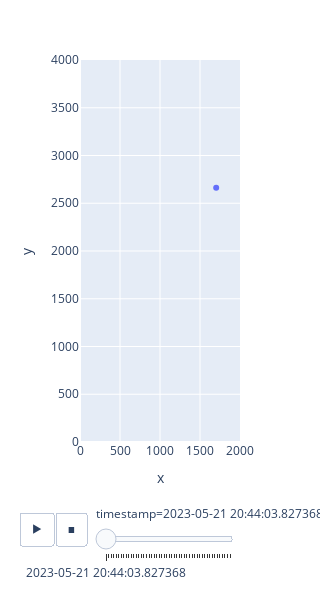

This figure's notebook cell:
### Code cell
px.scatter(df, x="x", y="y", animation_frame="timestamp",
        #    size="radius",
           range_x=[0,2000], range_y=[0,4000],
           width=300, height=600)

### Figure 1 — Plotly figure (JSON) as saved in the notebook; plotly's stock layout.template omitted (floating-point values rounded to 4 significant figures)
{"data": [{"hovertemplate": "timestamp=2023-05-21 20:44:03.827368<br>x=%{x}<br>y=%{y}<extra></extra>", "legendgroup": "", "marker": {"color": "#636efa", "symbol": "circle"}, "mode": "markers", "name": "", "orientation": "v", "showlegend": false, "type": "scatter", "x": [1702.0], "xaxis": "x", "y": [2663.0], "yaxis": "y"}], "layout": {"height": 600, "legend": {"tracegroupgap": 0}, "margin": {"t": 60}, "sliders": [{"active": 0, "currentvalue": {"prefix": "timestamp="}, "len": 0.9, "pad": {"b": 10, "t": 60}, "steps": [{"args": [["2023-05-21 20:44:03.827368"], {"frame": {"duration": 0, "redraw": false}, "fromcurrent": true, "mode": "immediate", "transition": {"duration": 0, "easing": "linear"}}], "label": "2023-05-21 20:44:03.827368", "method": "animate"}, {"args": [["2023-05-21 20:44:04.207780"], {"frame": {"duration": 0, "redraw": false}, "fromcurrent": true, "mode": "immediate", "transition": {"duration": 0, "easing": "linear"}}], "label": "2023-05-21 20:44:04.207780", "method": "animate"}, {"args": [["2023-05-21 20:44:04.588206"], {"frame": {"duration": 0, "redraw": false}, "fromcurrent": true, "mode": "immediate", "transition": {"duration": 0, "easing": "linear"}}], "label": "2023-05-21 20:44:04.588206", "method": "animate"}, {"args": [["2023-05-21 20:44:04.968640"], {"frame": {"duration": 0, "redraw": false}, "fromcurrent": true, "mode": "immediate", "transition": {"duration": 0, "easing": "linear"}}], "label": "2023-05-21 20:44:04.968640", "method": "animate"}, {"args": [["2023-05-21 20:44:05.349070"], {"frame": {"duration": 0, "redraw": false}, "fromcurrent": true, "mode": "immediate", "transition": {"duration": 0, "easing": "linear"}}], "label": "2023-05-21 20:44:05.349070", "method": "animate"}, {"args": [["2023-05-21 20:44:05.729642"], {"frame": {"duration": 0, "redraw": false}, "fromcurrent": true, "mode": "immediate", "transition": {"duration": 0, "easing": "linear"}}], "label": "2023-05-21 20:44:05.729642", "method": "animate"}, {"args": [["2023-05-21 20:44:06.110264"], {"frame": {"duration": 0, "redraw": false}, "fromcurrent": true, "mode": "immediate", "transition": {"duration": 0, "easing": "linear"}}], "label": "2023-05-21 20:44:06.110264", "method": "animate"}, {"args": [["2023-05-21 20:44:06.490762"], {"frame": {"duration": 0, "redraw": false}, "fromcurrent": true, "mode": "immediate", "transition": {"duration": 0, "easing": "linear"}}], "label": "2023-05-21 20:44:06.490762", "method": "animate"}, {"args": [["2023-05-21 20:44:06.871309"], {"frame": {"duration": 0, "redraw": false}, "fromcurrent": true, "mode": "immediate", "transition": {"duration": 0, "easing": "linear"}}], "label": "2023-05-21 20:44:06.871309", "method": "animate"}, {"args": [["2023-05-21 20:44:07.251708"], {"frame": {"duration": 0, "redraw": false}, "fromcurrent": true, "mode": "immediate", "transition": {"duration": 0, "easing": "linear"}}], "label": "2023-05-21 20:44:07.251708", "method": "animate"}, {"args": [["2023-05-21 20:44:07.632008"], {"frame": {"duration": 0, "redraw": false}, "fromcurrent": true, "mode": "immediate", "transition": {"duration": 0, "easing": "linear"}}], "label": "2023-05-21 20:44:07.632008", "method": "animate"}, {"args": [["2023-05-21 20:44:08.012653"], {"frame": {"duration": 0, "redraw": false}, "fromcurrent": true, "mode": "immediate", "transition": {"duration": 0, "easing": "linear"}}], "label": "2023-05-21 20:44:08.012653", "method": "animate"}, {"args": [["2023-05-21 20:44:08.393169"], {"frame": {"duration": 0, "redraw": false}, "fromcurrent": true, "mode": "immediate", "transition": {"duration": 0, "easing": "linear"}}], "label": "2023-05-21 20:44:08.393169", "method": "animate"}, {"args": [["2023-05-21 20:44:08.773909"], {"frame": {"duration": 0, "redraw": false}, "fromcurrent": true, "mode": "immediate", "transition": {"duration": 0, "easing": "linear"}}], "label": "2023-05-21 20:44:08.773909", "method": "animate"}, {"args": [["2023-05-21 20:44:09.154939"], {"frame": {"duration": 0, "redraw": false}, "fromcurrent": true, "mode": "immediate", "transition": {"duration": 0, "easing": "linear"}}], "label": "2023-05-21 20:44:09.154939", "method": "animate"}, {"args": [["2023-05-21 20:44:09.536108"], {"frame": {"duration": 0, "redraw": false}, "fromcurrent": true, "mode": "immediate", "transition": {"duration": 0, "easing": "linear"}}], "label": "2023-05-21 20:44:09.536108", "method": "animate"}, {"args": [["2023-05-21 20:44:09.916332"], {"frame": {"duration": 0, "redraw": false}, "fromcurrent": true, "mode": "immediate", "transition": {"duration": 0, "easing": "linear"}}], "label": "2023-05-21 20:44:09.916332", "method": "animate"}, {"args": [["2023-05-21 20:44:10.296436"], {"frame": {"duration": 0, "redraw": false}, "fromcurrent": true, "mode": "immediate", "transition": {"duration": 0, "easing": "linear"}}], "label": "2023-05-21 20:44:10.296436", "method": "animate"}, {"args": [["2023-05-21 20:44:10.676533"], {"frame": {"duration": 0, "redraw": false}, "fromcurrent": true, "mode": "immediate", "transition": {"duration": 0, "easing": "linear"}}], "label": "2023-05-21 20:44:10.676533", "method": "animate"}, {"args": [["2023-05-21 20:44:11.057148"], {"frame": {"duration": 0, "redraw": false}, "fromcurrent": true, "mode": "immediate", "transition": {"duration": 0, "easing": "linear"}}], "label": "2023-05-21 20:44:11.057148", "method": "animate"}, {"args": [["2023-05-21 20:44:11.437830"], {"frame": {"duration": 0, "redraw": false}, "fromcurrent": true, "mode": "immediate", "transition": {"duration": 0, "easing": "linear"}}], "label": "2023-05-21 20:44:11.437830", "method": "animate"}, {"args": [["2023-05-21 20:44:11.818222"], {"frame": {"duration": 0, "redraw": false}, "fromcurrent": true, "mode": "immediate", "transition": {"duration": 0, "easing": "linear"}}], "label": "2023-05-21 20:44:11.818222", "method": "animate"}, {"args": [["2023-05-21 20:44:12.198708"], {"frame": {"duration": 0, "redraw": false}, "fromcurrent": true, "mode": "immediate", "transition": {"duration": 0, "easing": "linear"}}], "label": "2023-05-21 20:44:12.198708", "method": "animate"}, {"args": [["2023-05-21 20:44:12.579116"], {"frame": {"duration": 0, "redraw": false}, "fromcurrent": true, "mode": "immediate", "transition": {"duration": 0, "easing": "linear"}}], "label": "2023-05-21 20:44:12.579116", "method": "animate"}, {"args": [["2023-05-21 20:44:12.959084"], {"frame": {"duration": 0, "redraw": false}, "fromcurrent": true, "mode": "immediate", "transition": {"duration": 0, "easing": "linear"}}], "label": "2023-05-21 20:44:12.959084", "method": "animate"}, {"args": [["2023-05-21 20:44:13.339313"], {"frame": {"duration": 0, "redraw": false}, "fromcurrent": true, "mode": "immediate", "transition": {"duration": 0, "easing": "linear"}}], "label": "2023-05-21 20:44:13.339313", "method": "animate"}, {"args": [["2023-05-21 20:44:13.719668"], {"frame": {"duration": 0, "redraw": false}, "fromcurrent": true, "mode": "immediate", "transition": {"duration": 0, "easing": "linear"}}], "label": "2023-05-21 20:44:13.719668", "method": "animate"}, {"args": [["2023-05-21 20:44:14.100170"], {"frame": {"duration": 0, "redraw": false}, "fromcurrent": true, "mode": "immediate", "transition": {"duration": 0, "easing": "linear"}}], "label": "2023-05-21 20:44:14.100170", "method": "animate"}, {"args": [["2023-05-21 20:44:14.480857"], {"frame": {"duration": 0, "redraw": false}, "fromcurrent": true, "mode": "immediate", "transition": {"duration": 0, "easing": "linear"}}], "label": "2023-05-21 20:44:14.480857", "method": "animate"}, {"args": [["2023-05-21 20:44:14.861079"], {"frame": {"duration": 0, "redraw": false}, "fromcurrent": true, "mode": "immediate", "transition": {"duration": 0, "easing": "linear"}}], "label": "2023-05-21 20:44:14.861079", "method": "animate"}, {"args": [["2023-05-21 20:44:15.241879"], {"frame": {"duration": 0, "redraw": false}, "fromcurrent": true, "mode": "immediate", "transition": {"duration": 0, "easing": "linear"}}], "label": "2023-05-21 20:44:15.241879", "method": "animate"}, {"args": [["2023-05-21 20:44:15.622116"], {"frame": {"duration": 0, "redraw": false}, "fromcurrent": true, "mode": "immediate", "transition": {"duration": 0, "easing": "linear"}}], "label": "2023-05-21 20:44:15.622116", "method": "animate"}, {"args": [["2023-05-21 20:44:16.002600"], {"frame": {"duration": 0, "redraw": false}, "fromcurrent": true, "mode": "immediate", "transition": {"duration": 0, "easing": "linear"}}], "label": "2023-05-21 20:44:16.002600", "method": "animate"}, {"args": [["2023-05-21 20:44:16.383052"], {"frame": {"duration": 0, "redraw": false}, "fromcurrent": true, "mode": "immediate", "transition": {"duration": 0, "easing": "linear"}}], "label": "2023-05-21 20:44:16.383052", "method": "animate"}, {"args": [["2023-05-21 20:44:16.763681"], {"frame": {"duration": 0, "redraw": false}, "fromcurrent": true, "mode": "immediate", "transition": {"duration": 0, "easing": "linear"}}], "label": "2023-05-21 20:44:16.763681", "method": "animate"}, {"args": [["2023-05-21 20:44:17.144399"], {"frame": {"duration": 0, "redraw": false}, "fromcurrent": true, "mode": "immediate", "transition": {"duration": 0, "easing": "linear"}}], "label": "2023-05-21 20:44:17.144399", "method": "animate"}, {"args": [["2023-05-21 20:44:17.524615"], {"frame": {"duration": 0, "redraw": false}, "fromcurrent": true, "mode": "immediate", "transition": {"duration": 0, "easing": "linear"}}], "label": "2023-05-21 20:44:17.524615", "method": "animate"}, {"args": [["2023-05-21 20:44:17.904733"], {"frame": {"duration": 0, "redraw": false}, "fromcurrent": true, "mode": "immediate", "transition": {"duration": 0, "easing": "linear"}}], "label": "2023-05-21 20:44:17.904733", "method": "animate"}, {"args": [["2023-05-21 20:44:18.285179"], {"frame": {"duration": 0, "redraw": false}, "fromcurrent": true, "mode": "immediate", "transition": {"duration": 0, "easing": "linear"}}], "label": "2023-05-21 20:44:18.285179", "method": "animate"}, {"args": [["2023-05-21 20:44:18.665630"], {"frame": {"duration": 0, "redraw": false}, "fromcurrent": true, "mode": "immediate", "transition": {"duration": 0, "easing": "linear"}}], "label": "2023-05-21 20:44:18.665630", "method": "animate"}, {"args": [["2023-05-21 20:44:19.046287"], {"frame": {"duration": 0, "redraw": false}, "fromcurrent": true, "mode": "immediate", "transition": {"duration": 0, "easing": "linear"}}], "label": "2023-05-21 20:44:19.046287", "method": "animate"}, {"args": [["2023-05-21 20:44:19.427288"], {"frame": {"duration": 0, "redraw": false}, "fromcurrent": true, "mode": "immediate", "transition": {"duration": 0, "easing": "linear"}}], "label": "2023-05-21 20:44:19.427288", "method": "animate"}, {"args": [["2023-05-21 20:44:19.807555"], {"frame": {"duration": 0, "redraw": false}, "fromcurrent": true, "mode": "immediate", "transition": {"duration": 0, "easing": "linear"}}], "label": "2023-05-21 20:44:19.807555", "method": "animate"}, {"args": [["2023-05-21 20:44:20.188467"], {"frame": {"duration": 0, "redraw": false}, "fromcurrent": true, "mode": "immediate", "transition": {"duration": 0, "easing": "linear"}}], "label": "2023-05-21 20:44:20.188467", "method": "animate"}, {"args": [["2023-05-21 20:44:20.569244"], {"frame": {"duration": 0, "redraw": false}, "fromcurrent": true, "mode": "immediate", "transition": {"duration": 0, "easing": "linear"}}], "label": "2023-05-21 20:44:20.569244", "method": "animate"}, {"args": [["2023-05-21 20:44:20.949483"], {"frame": {"duration": 0, "redraw": false}, "fromcurrent": true, "mode": "immediate", "transition": {"duration": 0, "easing": "linear"}}], "label": "2023-05-21 20:44:20.949483", "method": "animate"}, {"args": [["2023-05-21 20:44:21.329771"], {"frame": {"duration": 0, "redraw": false}, "fromcurrent": true, "mode": "immediate", "transition": {"duration": 0, "easing": "linear"}}], "label": "2023-05-21 20:44:21.329771", "method": "animate"}, {"args": [["2023-05-21 20:44:21.710026"], {"frame": {"duration": 0, "redraw": false}, "fromcurrent": true, "mode": "immediate", "transition": {"duration": 0, "easing": "linear"}}], "label": "2023-05-21 20:44:21.710026", "method": "animate"}, {"args": [["2023-05-21 20:44:22.090848"], {"frame": {"duration": 0, "redraw": false}, "fromcurrent": true, "mode": "immediate", "transition": {"duration": 0, "easing": "linear"}}], "label": "2023-05-21 20:44:22.090848", "method": "animate"}, {"args": [["2023-05-21 20:44:22.471877"], {"frame": {"duration": 0, "redraw": false}, "fromcurrent": true, "mode": "immediate", "transition": {"duration": 0, "easing": "linear"}}], "label": "2023-05-21 20:44:22.471877", "method": "animate"}], "x": 0.1, "xanchor": "left", "y": 0, "yanchor": "top"}], "updatemenus": [{"buttons": [{"args": [null, {"frame": {"duration": 500, "redraw": false}, "fromcurrent": true, "mode": "immediate", "transition": {"duration": 500, "easing": "linear"}}], "label": "&#9654;", "method": "animate"}, {"args": [[null], {"frame": {"duration": 0, "redraw": false}, "fromcurrent": true, "mode": "immediate", "transition": {"duration": 0, "easing": "linear"}}], "label": "&#9724;", "method": "animate"}], "direction": "left", "pad": {"r": 10, "t": 70}, "showactive": false, "type": "buttons", "x": 0.1, "xanchor": "right", "y": 0, "yanchor": "top"}], "width": 300, "xaxis": {"anchor": "y", "domain": [0, 1], "range": [0, 2000], "title": {"text": "x"}}, "yaxis": {"anchor": "x", "domain": [0, 1], "range": [0, 4000], "title": {"text": "y"}}}}
